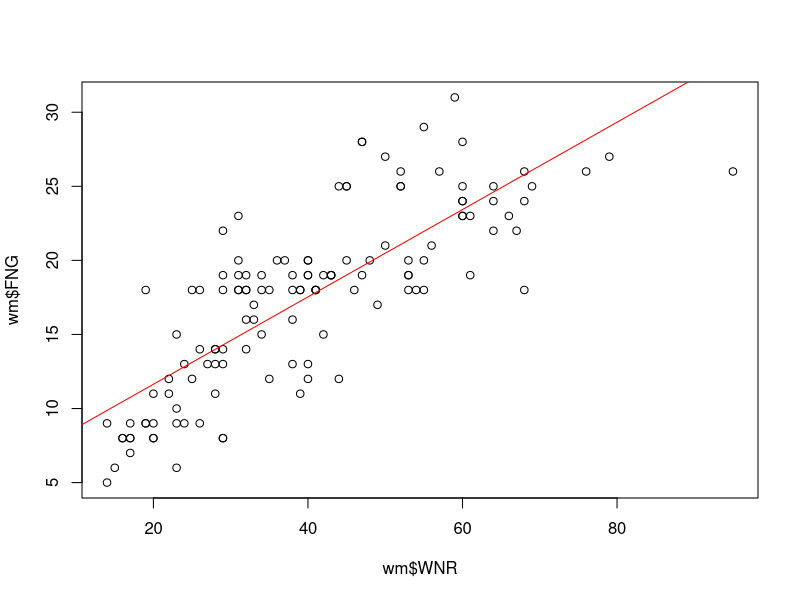

Reproduce this figure in R.
# Place wm2013.txt in the same directory
# read data
wm = read.table("wm2013.txt", header=TRUE)
# print(wm)

# EDA
reg <- lsfit(wm$WNR, wm$FNG)
ls.print(reg)

# PLot
plot(wm$WNR, wm$FNG)
abline(reg, col="red")
